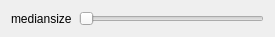
<?xml version="1.0" encoding="UTF-8"?>
<ui version="4.0">
 <class>DialogMedianBlur</class>
 <widget class="QDialog" name="DialogMedianBlur">
  <property name="geometry">
   <rect>
    <x>0</x>
    <y>0</y>
    <width>275</width>
    <height>35</height>
   </rect>
  </property>
  <property name="windowTitle">
   <string>Dialog</string>
  </property>
  <layout class="QGridLayout" name="gridLayout_2" columnstretch="0">
   <item row="0" column="0">
    <layout class="QGridLayout" name="gridLayout" columnstretch="1,3">
     <item row="1" column="0">
      <widget class="QLabel" name="label">
       <property name="text">
        <string>mediansize</string>
       </property>
      </widget>
     </item>
     <item row="1" column="1">
      <widget class="QSlider" name="sliderMedianSize">
       <property name="minimum">
        <number>1</number>
       </property>
       <property name="maximum">
        <number>23</number>
       </property>
       <property name="singleStep">
        <number>2</number>
       </property>
       <property name="orientation">
        <enum>Qt::Horizontal</enum>
       </property>
      </widget>
     </item>
    </layout>
   </item>
  </layout>
 </widget>
 <resources/>
 <connections/>
</ui>
